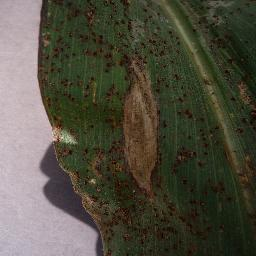
#> input picture dataset_split/train/hawar_daun/hawar_daun_0337.jpg, 256 x 256 px; its folder holds 3 pictures in this run
$ python visualize_dataset.py
#> lines starting #> are read from the running program, lines starting #| are printed output that depends on the picture
import os
import matplotlib.pyplot as plt

# ===============================
# PATH DATASET
# ===============================
image_dir = "dataset_split/train"  # lebih tepat pakai train

# Ambil daftar kelas (folder)
class_folders = sorted([
    f for f in os.listdir(image_dir)
    if os.path.isdir(os.path.join(image_dir, f))
])

# ===============================
# TAMPILKAN CONTOH GAMBAR
# ===============================
for class_name in class_folders:
    class_path = os.path.join(image_dir, class_name)

    images = [
        f for f in os.listdir(class_path)
        if f.lower().endswith(('.jpg', '.jpeg', '.png'))
    ]

    if len(images) == 0:
        continue

    num_images = min(5, len(images))

    fig, axes = plt.subplots(1, num_images, figsize=(15, 3))
    fig.suptitle(f"Contoh Gambar Kelas: {class_name}", fontsize=14)

    # Kalau cuma 1 gambar, axes bukan array
    if num_images == 1:
        axes = [axes]

    for i in range(num_images):
        img_path = os.path.join(class_path, images[i])
        img = plt.imread(img_path)
#> img is the input picture: shape (256, 256, 3); mean R, G, B 80.4, 77.5, 63.1

        axes[i].imshow(img)
        axes[i].axis("off")

    plt.tight_layout()
    plt.show()
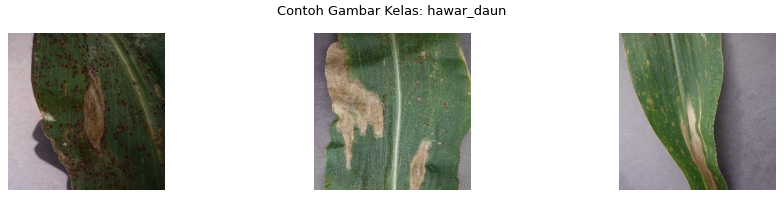
#> figure drawn by matplotlib, 3 panels
